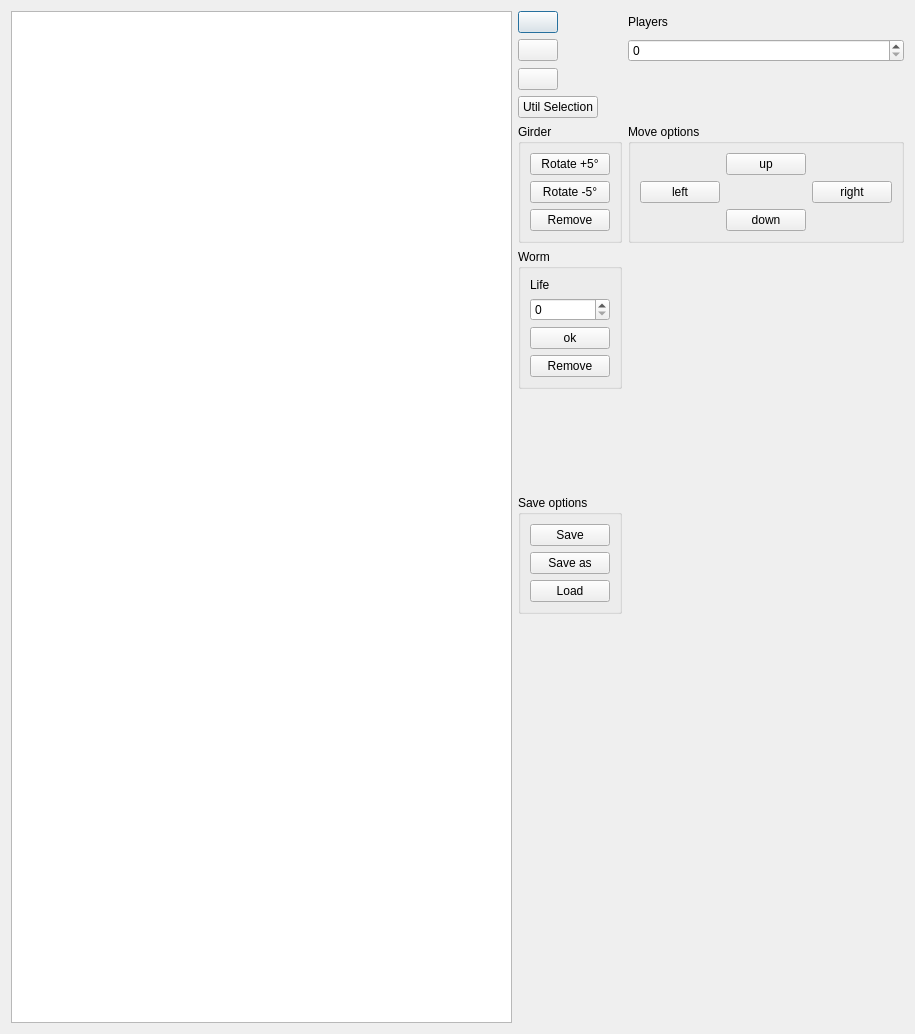
<?xml version="1.0" encoding="UTF-8"?>
<ui version="4.0">
 <class>EditorPantalla</class>
 <widget class="QDialog" name="EditorPantalla">
  <property name="geometry">
   <rect>
    <x>0</x>
    <y>0</y>
    <width>915</width>
    <height>1034</height>
   </rect>
  </property>
  <property name="windowTitle">
   <string>Dialog</string>
  </property>
  <layout class="QHBoxLayout" name="horizontalLayout_2">
   <item>
    <layout class="QHBoxLayout" name="horizontalLayout">
     <item>
      <widget class="QGraphicsView" name="graphicsView"/>
     </item>
     <item>
      <layout class="QFormLayout" name="formLayout">
       <item row="0" column="0">
        <widget class="QPushButton" name="agregarGusano">
         <property name="icon">
          <iconset>
           <normaloff>../imagenes/wormwait.png</normaloff>../imagenes/wormwait.png</iconset>
         </property>
         <property name="iconSize">
          <size>
           <width>25</width>
           <height>25</height>
          </size>
         </property>
         <property name="checkable">
          <bool>true</bool>
         </property>
         <property name="checked">
          <bool>false</bool>
         </property>
         <property name="autoRepeat">
          <bool>false</bool>
         </property>
        </widget>
       </item>
       <item row="0" column="1">
        <widget class="QLabel" name="label">
         <property name="text">
          <string>Players</string>
         </property>
        </widget>
       </item>
       <item row="1" column="0">
        <widget class="QPushButton" name="AgregarViga">
         <property name="icon">
          <iconset>
           <normaloff>../imagenes/viga.png</normaloff>../imagenes/viga.png</iconset>
         </property>
         <property name="iconSize">
          <size>
           <width>80</width>
           <height>20</height>
          </size>
         </property>
         <property name="checkable">
          <bool>true</bool>
         </property>
        </widget>
       </item>
       <item row="1" column="1">
        <widget class="QSpinBox" name="cant"/>
       </item>
       <item row="2" column="0">
        <widget class="QPushButton" name="agregarVigaChica">
         <property name="icon">
          <iconset>
           <normaloff>../imagenes/viga.png</normaloff>../imagenes/viga.png</iconset>
         </property>
         <property name="iconSize">
          <size>
           <width>40</width>
           <height>20</height>
          </size>
         </property>
         <property name="checkable">
          <bool>true</bool>
         </property>
        </widget>
       </item>
       <item row="3" column="0">
        <widget class="QPushButton" name="SelecionarHerramintas_Armas">
         <property name="text">
          <string>Util Selection</string>
         </property>
        </widget>
       </item>
       <item row="6" column="0">
        <widget class="QGroupBox" name="wormOpt">
         <property name="title">
          <string>Worm</string>
         </property>
         <layout class="QVBoxLayout" name="verticalLayout">
          <item>
           <widget class="QLabel" name="label_2">
            <property name="text">
             <string>Life</string>
            </property>
           </widget>
          </item>
          <item>
           <widget class="QSpinBox" name="vidaGusano">
            <property name="maximum">
             <number>100000</number>
            </property>
           </widget>
          </item>
          <item>
           <widget class="QPushButton" name="ok">
            <property name="text">
             <string>ok</string>
            </property>
           </widget>
          </item>
          <item>
           <widget class="QPushButton" name="quitar">
            <property name="text">
             <string>Remove</string>
            </property>
           </widget>
          </item>
         </layout>
        </widget>
       </item>
       <item row="12" column="0">
        <widget class="QLabel" name="bazooka">
         <property name="text">
          <string/>
         </property>
         <property name="scaledContents">
          <bool>true</bool>
         </property>
        </widget>
       </item>
       <item row="12" column="1">
        <widget class="QLabel" name="mortero">
         <property name="text">
          <string/>
         </property>
         <property name="scaledContents">
          <bool>true</bool>
         </property>
        </widget>
       </item>
       <item row="15" column="0">
        <widget class="QLabel" name="granadaV">
         <property name="text">
          <string/>
         </property>
         <property name="scaledContents">
          <bool>true</bool>
         </property>
        </widget>
       </item>
       <item row="15" column="1">
        <widget class="QLabel" name="granadaR">
         <property name="text">
          <string/>
         </property>
         <property name="scaledContents">
          <bool>true</bool>
         </property>
        </widget>
       </item>
       <item row="16" column="0">
        <widget class="QLabel" name="banana">
         <property name="text">
          <string/>
         </property>
         <property name="scaledContents">
          <bool>true</bool>
         </property>
        </widget>
       </item>
       <item row="16" column="1">
        <widget class="QLabel" name="granadaS">
         <property name="text">
          <string/>
         </property>
         <property name="scaledContents">
          <bool>true</bool>
         </property>
        </widget>
       </item>
       <item row="17" column="0">
        <widget class="QLabel" name="dinamita">
         <property name="text">
          <string/>
         </property>
         <property name="scaledContents">
          <bool>true</bool>
         </property>
        </widget>
       </item>
       <item row="17" column="1">
        <widget class="QLabel" name="bate">
         <property name="text">
          <string/>
         </property>
         <property name="scaledContents">
          <bool>true</bool>
         </property>
        </widget>
       </item>
       <item row="18" column="0">
        <widget class="QLabel" name="aereo">
         <property name="text">
          <string/>
         </property>
         <property name="scaledContents">
          <bool>true</bool>
         </property>
        </widget>
       </item>
       <item row="18" column="1">
        <widget class="QLabel" name="teletransportador">
         <property name="text">
          <string/>
         </property>
         <property name="scaledContents">
          <bool>true</bool>
         </property>
        </widget>
       </item>
       <item row="4" column="0">
        <widget class="QGroupBox" name="girderOpt">
         <property name="title">
          <string>Girder</string>
         </property>
         <layout class="QVBoxLayout" name="verticalLayout_2">
          <item>
           <widget class="QPushButton" name="mas">
            <property name="text">
             <string>Rotate +5°</string>
            </property>
           </widget>
          </item>
          <item>
           <widget class="QPushButton" name="menos">
            <property name="text">
             <string>Rotate -5°</string>
            </property>
           </widget>
          </item>
          <item>
           <widget class="QPushButton" name="remove">
            <property name="text">
             <string>Remove</string>
            </property>
           </widget>
          </item>
         </layout>
        </widget>
       </item>
       <item row="20" column="0">
        <widget class="QGroupBox" name="groupBox_3">
         <property name="title">
          <string>Save options</string>
         </property>
         <layout class="QVBoxLayout" name="verticalLayout_3">
          <item>
           <widget class="QPushButton" name="pushButton">
            <property name="text">
             <string>Save</string>
            </property>
           </widget>
          </item>
          <item>
           <widget class="QPushButton" name="saveAs">
            <property name="text">
             <string>Save as</string>
            </property>
           </widget>
          </item>
          <item>
           <widget class="QPushButton" name="pushButton_2">
            <property name="text">
             <string>Load</string>
            </property>
           </widget>
          </item>
         </layout>
        </widget>
       </item>
       <item row="4" column="1">
        <widget class="QGroupBox" name="moveOpt">
         <property name="title">
          <string>Move options</string>
         </property>
         <layout class="QGridLayout" name="gridLayout">
          <item row="2" column="1">
           <widget class="QPushButton" name="down">
            <property name="text">
             <string>down</string>
            </property>
           </widget>
          </item>
          <item row="1" column="1">
           <widget class="QLabel" name="label_3">
            <property name="text">
             <string/>
            </property>
           </widget>
          </item>
          <item row="0" column="1">
           <widget class="QPushButton" name="up">
            <property name="text">
             <string>up</string>
            </property>
           </widget>
          </item>
          <item row="1" column="0">
           <widget class="QPushButton" name="left">
            <property name="text">
             <string>left</string>
            </property>
           </widget>
          </item>
          <item row="1" column="2">
           <widget class="QPushButton" name="right">
            <property name="text">
             <string>right</string>
            </property>
           </widget>
          </item>
         </layout>
        </widget>
       </item>
      </layout>
     </item>
    </layout>
   </item>
  </layout>
 </widget>
 <resources/>
 <connections/>
</ui>
